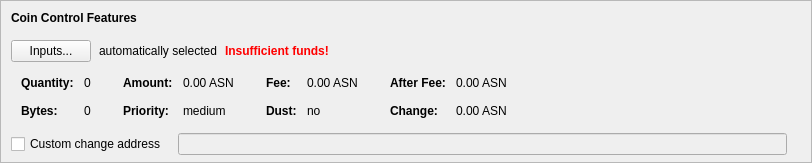
    <widget class="QFrame" name="frameCoinControl">
     <property name="sizePolicy">
      <sizepolicy hsizetype="Expanding" vsizetype="Expanding">
       <horstretch>0</horstretch>
       <verstretch>0</verstretch>
      </sizepolicy>
     </property>
     <property name="maximumSize">
      <size>
       <width>16777215</width>
       <height>16777215</height>
      </size>
     </property>
     <property name="frameShape">
      <enum>QFrame::StyledPanel</enum>
     </property>
     <property name="frameShadow">
      <enum>QFrame::Sunken</enum>
     </property>
     <layout class="QVBoxLayout" name="verticalLayoutCoinControl2">
      <property name="spacing">
       <number>0</number>
      </property>
      <property name="leftMargin">
       <number>0</number>
      </property>
      <property name="topMargin">
       <number>0</number>
      </property>
      <property name="rightMargin">
       <number>0</number>
      </property>
      <property name="bottomMargin">
       <number>6</number>
      </property>
      <item>
       <layout class="QVBoxLayout" name="verticalLayoutCoinControl" stretch="0,0,0,0,1">
        <property name="spacing">
         <number>0</number>
        </property>
        <property name="leftMargin">
         <number>10</number>
        </property>
        <property name="topMargin">
         <number>10</number>
        </property>
        <item>
         <layout class="QHBoxLayout" name="horizontalLayoutCoinControl1">
          <property name="bottomMargin">
           <number>15</number>
          </property>
          <item>
           <widget class="QLabel" name="labelCoinControlFeatures">
            <property name="sizePolicy">
             <sizepolicy hsizetype="Preferred" vsizetype="Maximum">
              <horstretch>0</horstretch>
              <verstretch>0</verstretch>
             </sizepolicy>
            </property>
            <property name="font">
             <font>
              <weight>75</weight>
              <bold>true</bold>
             </font>
            </property>
            <property name="styleSheet">
             <string notr="true">font-weight:bold;</string>
            </property>
            <property name="text">
             <string>Coin Control Features</string>
            </property>
           </widget>
          </item>
         </layout>
        </item>
        <item>
         <layout class="QHBoxLayout" name="horizontalLayoutCoinControl2" stretch="0,0,0,0">
          <property name="spacing">
           <number>8</number>
          </property>
          <property name="bottomMargin">
           <number>10</number>
          </property>
          <item>
           <widget class="QPushButton" name="pushButtonCoinControl">
            <property name="styleSheet">
             <string notr="true"/>
            </property>
            <property name="text">
             <string>Inputs...</string>
            </property>
            <property name="autoDefault">
             <bool>false</bool>
            </property>
           </widget>
          </item>
          <item>
           <widget class="QLabel" name="labelCoinControlAutomaticallySelected">
            <property name="text">
             <string>automatically selected</string>
            </property>
            <property name="margin">
             <number>5</number>
            </property>
           </widget>
          </item>
          <item>
           <widget class="QLabel" name="labelCoinControlInsuffFunds">
            <property name="font">
             <font>
              <weight>75</weight>
              <bold>true</bold>
             </font>
            </property>
            <property name="styleSheet">
             <string notr="true">color:red;font-weight:bold;</string>
            </property>
            <property name="text">
             <string>Insufficient funds!</string>
            </property>
            <property name="margin">
             <number>5</number>
            </property>
           </widget>
          </item>
          <item>
           <spacer name="horizontalSpacerCoinControl">
            <property name="orientation">
             <enum>Qt::Horizontal</enum>
            </property>
            <property name="sizeHint" stdset="0">
             <size>
              <width>40</width>
              <height>1</height>
             </size>
            </property>
           </spacer>
          </item>
         </layout>
        </item>
        <item>
         <widget class="QWidget" name="widgetCoinControl" native="true">
          <property name="sizePolicy">
           <sizepolicy hsizetype="Preferred" vsizetype="Preferred">
            <horstretch>0</horstretch>
            <verstretch>0</verstretch>
           </sizepolicy>
          </property>
          <property name="minimumSize">
           <size>
            <width>0</width>
            <height>0</height>
           </size>
          </property>
          <property name="styleSheet">
           <string notr="true"/>
          </property>
          <layout class="QHBoxLayout" name="horizontalLayoutCoinControl5">
           <property name="leftMargin">
            <number>0</number>
           </property>
           <property name="topMargin">
            <number>0</number>
           </property>
           <property name="rightMargin">
            <number>0</number>
           </property>
           <property name="bottomMargin">
            <number>0</number>
           </property>
           <item>
            <layout class="QHBoxLayout" name="horizontalLayoutCoinControl3" stretch="0,0,0,1">
             <property name="spacing">
              <number>20</number>
             </property>
             <property name="topMargin">
              <number>0</number>
             </property>
             <property name="bottomMargin">
              <number>10</number>
             </property>
             <item>
              <layout class="QFormLayout" name="formLayoutCoinControl1">
               <property name="horizontalSpacing">
                <number>10</number>
               </property>
               <property name="verticalSpacing">
                <number>14</number>
               </property>
               <property name="leftMargin">
                <number>10</number>
               </property>
               <property name="topMargin">
                <number>4</number>
               </property>
               <property name="rightMargin">
                <number>6</number>
               </property>
               <item row="0" column="0">
                <widget class="QLabel" name="labelCoinControlQuantityText">
                 <property name="font">
                  <font>
                   <weight>75</weight>
                   <bold>true</bold>
                  </font>
                 </property>
                 <property name="text">
                  <string>Quantity:</string>
                 </property>
                 <property name="margin">
                  <number>0</number>
                 </property>
                </widget>
               </item>
               <item row="0" column="1">
                <widget class="QLabel" name="labelCoinControlQuantity">
                 <property name="cursor">
                  <cursorShape>IBeamCursor</cursorShape>
                 </property>
                 <property name="contextMenuPolicy">
                  <enum>Qt::ActionsContextMenu</enum>
                 </property>
                 <property name="text">
                  <string notr="true">0</string>
                 </property>
                 <property name="margin">
                  <number>0</number>
                 </property>
                 <property name="textInteractionFlags">
                  <set>Qt::LinksAccessibleByMouse|Qt::TextSelectableByKeyboard|Qt::TextSelectableByMouse</set>
                 </property>
                </widget>
               </item>
               <item row="1" column="0">
                <widget class="QLabel" name="labelCoinControlBytesText">
                 <property name="font">
                  <font>
                   <weight>75</weight>
                   <bold>true</bold>
                  </font>
                 </property>
                 <property name="text">
                  <string>Bytes:</string>
                 </property>
                </widget>
               </item>
               <item row="1" column="1">
                <widget class="QLabel" name="labelCoinControlBytes">
                 <property name="cursor">
                  <cursorShape>IBeamCursor</cursorShape>
                 </property>
                 <property name="contextMenuPolicy">
                  <enum>Qt::ActionsContextMenu</enum>
                 </property>
                 <property name="text">
                  <string notr="true">0</string>
                 </property>
                 <property name="textInteractionFlags">
                  <set>Qt::LinksAccessibleByMouse|Qt::TextSelectableByKeyboard|Qt::TextSelectableByMouse</set>
                 </property>
                </widget>
               </item>
              </layout>
             </item>
             <item>
              <layout class="QFormLayout" name="formLayoutCoinControl2">
               <property name="horizontalSpacing">
                <number>10</number>
               </property>
               <property name="verticalSpacing">
                <number>14</number>
               </property>
               <property name="leftMargin">
                <number>6</number>
               </property>
               <property name="topMargin">
                <number>4</number>
               </property>
               <property name="rightMargin">
                <number>6</number>
               </property>
               <item row="0" column="0">
                <widget class="QLabel" name="labelCoinControlAmountText">
                 <property name="font">
                  <font>
                   <weight>75</weight>
                   <bold>true</bold>
                  </font>
                 </property>
                 <property name="text">
                  <string>Amount:</string>
                 </property>
                 <property name="margin">
                  <number>0</number>
                 </property>
                </widget>
               </item>
               <item row="0" column="1">
                <widget class="QLabel" name="labelCoinControlAmount">
                 <property name="cursor">
                  <cursorShape>IBeamCursor</cursorShape>
                 </property>
                 <property name="contextMenuPolicy">
                  <enum>Qt::ActionsContextMenu</enum>
                 </property>
                 <property name="text">
                  <string notr="true">0.00 ASN</string>
                 </property>
                 <property name="textInteractionFlags">
                  <set>Qt::LinksAccessibleByMouse|Qt::TextSelectableByKeyboard|Qt::TextSelectableByMouse</set>
                 </property>
                </widget>
               </item>
               <item row="1" column="0">
                <widget class="QLabel" name="labelCoinControlPriorityText">
                 <property name="font">
                  <font>
                   <weight>75</weight>
                   <bold>true</bold>
                  </font>
                 </property>
                 <property name="text">
                  <string>Priority:</string>
                 </property>
                </widget>
               </item>
               <item row="1" column="1">
                <widget class="QLabel" name="labelCoinControlPriority">
                 <property name="cursor">
                  <cursorShape>IBeamCursor</cursorShape>
                 </property>
                 <property name="contextMenuPolicy">
                  <enum>Qt::ActionsContextMenu</enum>
                 </property>
                 <property name="text">
                  <string notr="true">medium</string>
                 </property>
                 <property name="textInteractionFlags">
                  <set>Qt::LinksAccessibleByMouse|Qt::TextSelectableByKeyboard|Qt::TextSelectableByMouse</set>
                 </property>
                </widget>
               </item>
              </layout>
             </item>
             <item>
              <layout class="QFormLayout" name="formLayoutCoinControl3">
               <property name="horizontalSpacing">
                <number>10</number>
               </property>
               <property name="verticalSpacing">
                <number>14</number>
               </property>
               <property name="leftMargin">
                <number>6</number>
               </property>
               <property name="topMargin">
                <number>4</number>
               </property>
               <property name="rightMargin">
                <number>6</number>
               </property>
               <item row="0" column="0">
                <widget class="QLabel" name="labelCoinControlFeeText">
                 <property name="font">
                  <font>
                   <weight>75</weight>
                   <bold>true</bold>
                  </font>
                 </property>
                 <property name="text">
                  <string>Fee:</string>
                 </property>
                 <property name="margin">
                  <number>0</number>
                 </property>
                </widget>
               </item>
               <item row="0" column="1">
                <widget class="QLabel" name="labelCoinControlFee">
                 <property name="cursor">
                  <cursorShape>IBeamCursor</cursorShape>
                 </property>
                 <property name="contextMenuPolicy">
                  <enum>Qt::ActionsContextMenu</enum>
                 </property>
                 <property name="text">
                  <string notr="true">0.00 ASN</string>
                 </property>
                 <property name="textInteractionFlags">
                  <set>Qt::LinksAccessibleByMouse|Qt::TextSelectableByKeyboard|Qt::TextSelectableByMouse</set>
                 </property>
                </widget>
               </item>
               <item row="1" column="0">
                <widget class="QLabel" name="labelCoinControlLowOutputText">
                 <property name="font">
                  <font>
                   <weight>75</weight>
                   <bold>true</bold>
                  </font>
                 </property>
                 <property name="text">
                  <string>Dust:</string>
                 </property>
                </widget>
               </item>
               <item row="1" column="1">
                <widget class="QLabel" name="labelCoinControlLowOutput">
                 <property name="cursor">
                  <cursorShape>IBeamCursor</cursorShape>
                 </property>
                 <property name="contextMenuPolicy">
                  <enum>Qt::ActionsContextMenu</enum>
                 </property>
                 <property name="text">
                  <string notr="true">no</string>
                 </property>
                 <property name="textInteractionFlags">
                  <set>Qt::LinksAccessibleByMouse|Qt::TextSelectableByKeyboard|Qt::TextSelectableByMouse</set>
                 </property>
                </widget>
               </item>
              </layout>
             </item>
             <item>
              <layout class="QFormLayout" name="formLayoutCoinControl4">
               <property name="horizontalSpacing">
                <number>10</number>
               </property>
               <property name="verticalSpacing">
                <number>14</number>
               </property>
               <property name="leftMargin">
                <number>6</number>
               </property>
               <property name="topMargin">
                <number>4</number>
               </property>
               <property name="rightMargin">
                <number>6</number>
               </property>
               <item row="0" column="0">
                <widget class="QLabel" name="labelCoinControlAfterFeeText">
                 <property name="font">
                  <font>
                   <weight>75</weight>
                   <bold>true</bold>
                  </font>
                 </property>
                 <property name="text">
                  <string>After Fee:</string>
                 </property>
                 <property name="margin">
                  <number>0</number>
                 </property>
                </widget>
               </item>
               <item row="0" column="1">
                <widget class="QLabel" name="labelCoinControlAfterFee">
                 <property name="cursor">
                  <cursorShape>IBeamCursor</cursorShape>
                 </property>
                 <property name="contextMenuPolicy">
                  <enum>Qt::ActionsContextMenu</enum>
                 </property>
                 <property name="text">
                  <string notr="true">0.00 ASN</string>
                 </property>
                 <property name="textInteractionFlags">
                  <set>Qt::LinksAccessibleByMouse|Qt::TextSelectableByKeyboard|Qt::TextSelectableByMouse</set>
                 </property>
                </widget>
               </item>
               <item row="1" column="0">
                <widget class="QLabel" name="labelCoinControlChangeText">
                 <property name="font">
                  <font>
                   <weight>75</weight>
                   <bold>true</bold>
                  </font>
                 </property>
                 <property name="text">
                  <string>Change:</string>
                 </property>
                </widget>
               </item>
               <item row="1" column="1">
                <widget class="QLabel" name="labelCoinControlChange">
                 <property name="cursor">
                  <cursorShape>IBeamCursor</cursorShape>
                 </property>
                 <property name="contextMenuPolicy">
                  <enum>Qt::ActionsContextMenu</enum>
                 </property>
                 <property name="text">
                  <string notr="true">0.00 ASN</string>
                 </property>
                 <property name="textInteractionFlags">
                  <set>Qt::LinksAccessibleByMouse|Qt::TextSelectableByKeyboard|Qt::TextSelectableByMouse</set>
                 </property>
                </widget>
               </item>
              </layout>
             </item>
            </layout>
           </item>
          </layout>
         </widget>
        </item>
        <item>
         <layout class="QHBoxLayout" name="horizontalLayoutCoinControl4" stretch="0,0,0">
          <property name="spacing">
           <number>12</number>
          </property>
          <property name="sizeConstraint">
           <enum>QLayout::SetDefaultConstraint</enum>
          </property>
          <property name="topMargin">
           <number>5</number>
          </property>
          <property name="rightMargin">
           <number>5</number>
          </property>
          <item>
           <widget class="QCheckBox" name="checkBoxCoinControlChange">
            <property name="toolTip">
             <string>If this is activated, but the change address is empty or invalid, change will be sent to a newly generated address.</string>
            </property>
            <property name="text">
             <string>Custom change address</string>
            </property>
           </widget>
          </item>
          <item>
           <widget class="QValidatedLineEdit" name="lineEditCoinControlChange">
            <property name="enabled">
             <bool>false</bool>
            </property>
            <property name="sizePolicy">
             <sizepolicy hsizetype="Expanding" vsizetype="Fixed">
              <horstretch>0</horstretch>
              <verstretch>0</verstretch>
             </sizepolicy>
            </property>
           </widget>
          </item>
          <item>
           <widget class="QLabel" name="labelCoinControlChangeLabel">
            <property name="sizePolicy">
             <sizepolicy hsizetype="Preferred" vsizetype="Expanding">
              <horstretch>0</horstretch>
              <verstretch>0</verstretch>
             </sizepolicy>
            </property>
            <property name="minimumSize">
             <size>
              <width>0</width>
              <height>0</height>
             </size>
            </property>
            <property name="text">
             <string/>
            </property>
            <property name="margin">
             <number>3</number>
            </property>
           </widget>
          </item>
         </layout>
        </item>
        <item>
         <spacer name="verticalSpacerCoinControl">
          <property name="orientation">
           <enum>Qt::Vertical</enum>
          </property>
          <property name="sizeHint" stdset="0">
           <size>
            <width>800</width>
            <height>1</height>
           </size>
          </property>
         </spacer>
        </item>
       </layout>
      </item>
     </layout>
    </widget>
